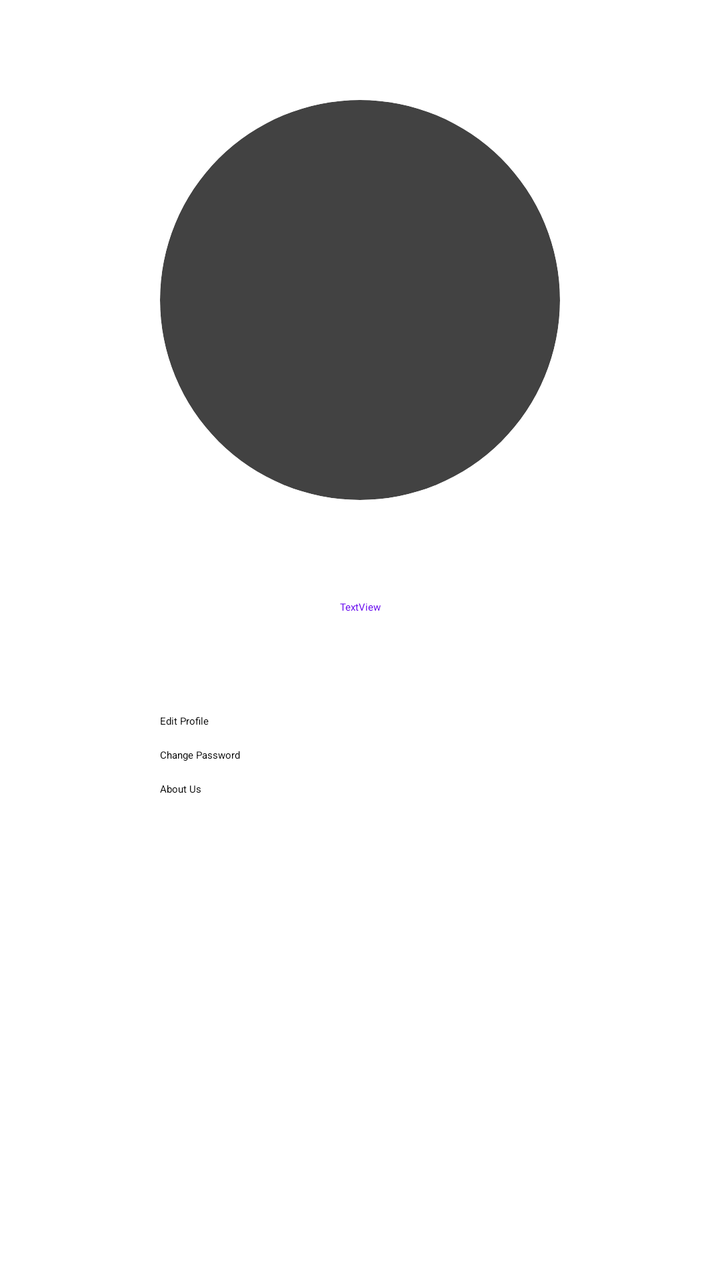
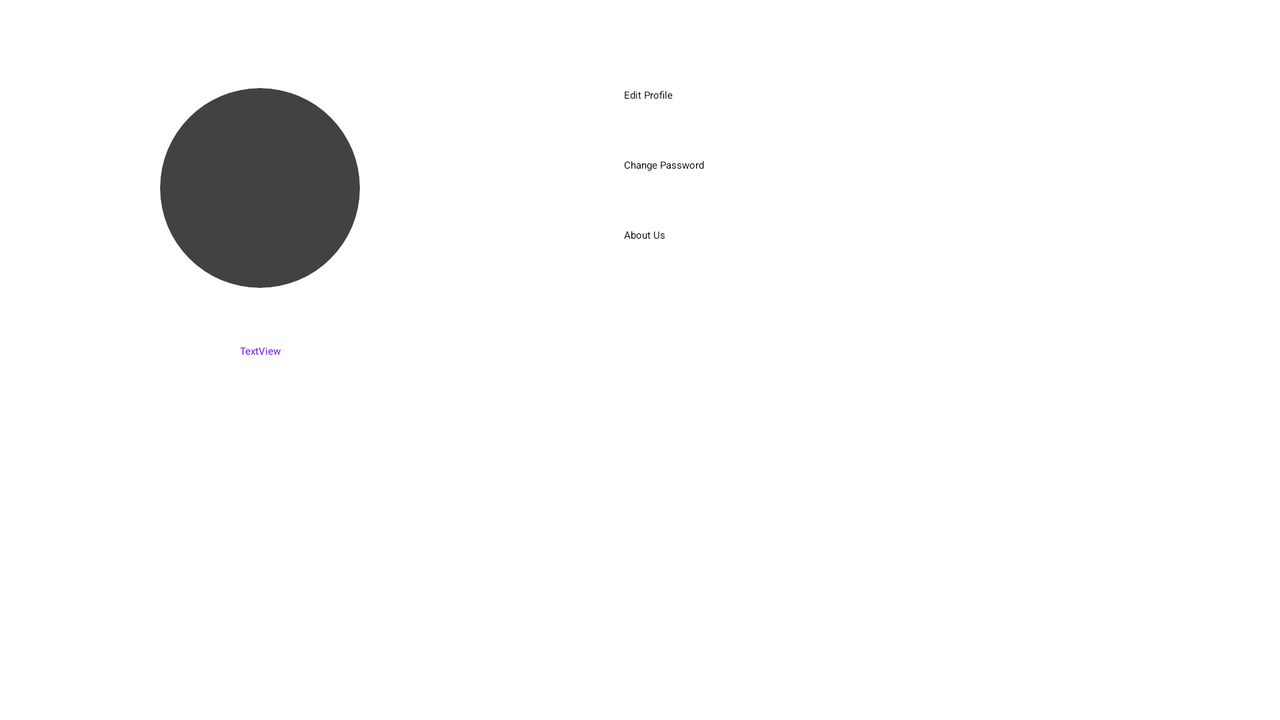

Two renders of one Android screen. The first uses the default layout on a phone; the second uses the alternative layout the repository ships for a different screen configuration, on a matching device. The two XML files are below.
<!-- AndroidManifest.xml: application theme Theme.Eurisko_Challenge -->
<!-- res/layout/fragment_more.xml -->
<?xml version="1.0" encoding="utf-8"?>
<FrameLayout xmlns:android="http://schemas.android.com/apk/res/android"
    xmlns:app="http://schemas.android.com/apk/res-auto"
    xmlns:tools="http://schemas.android.com/tools"
    android:layout_width="match_parent"
    android:layout_height="match_parent"
    android:background="@color/white"
    tools:context=".Fragments.MoreFragment">

    


    <LinearLayout
        android:layout_width="match_parent"
        android:layout_height="match_parent"
        android:orientation="vertical">

        <androidx.cardview.widget.CardView
            android:layout_width="match_parent"
            android:layout_height="wrap_content"
            app:cardCornerRadius="150dp"
            android:layout_marginStart="80dp"
            android:layout_marginTop="50dp"
            android:layout_marginEnd="80dp">

            <ImageView
                android:id="@+id/profileImage"
                android:layout_width="match_parent"
                android:layout_height="200dp"
                android:scaleType="fitXY"
                android:src="@drawable/ic_user" />
        </androidx.cardview.widget.CardView>

        <TextView
            android:id="@+id/userinfo"
            android:layout_width="match_parent"
            android:layout_height="wrap_content"
            android:layout_marginStart="80dp"
            android:layout_marginTop="50dp"
            android:layout_marginEnd="80dp"
            android:fontFamily="@font/poppinsmedium"
            android:text="TextView"
            android:textAlignment="center"
            android:textColor="@color/purple_500" />

        <Button
            android:id="@+id/editProfileBtn"
            android:layout_width="match_parent"
            android:layout_height="wrap_content"
            android:layout_marginStart="80dp"
            android:layout_marginTop="50dp"
            android:layout_marginEnd="80dp"
            android:text="Edit Profile"/>
        <Button
            android:id="@+id/changePassBtn"
            android:layout_width="match_parent"
            android:layout_height="wrap_content"
            android:layout_marginStart="80dp"
            android:layout_marginTop="10dp"
            android:layout_marginEnd="80dp"
            android:text="Change Password"/>
        <Button
            android:id="@+id/aboutUsBtn"
            android:layout_width="match_parent"
            android:layout_height="wrap_content"
            android:layout_marginStart="80dp"
            android:layout_marginTop="10dp"
            android:layout_marginEnd="80dp"
            android:text="About Us"/>


    </LinearLayout>
</FrameLayout>
<!-- resources referenced by this layout -->
<resources>
  <color name="purple_500">#FF6200EE</color>
  <color name="white">#FFFFFFFF</color>
  <style name="Theme.Eurisko_Challenge" parent="Theme.MaterialComponents.DayNight.DarkActionBar">
          
          <item name="colorPrimary">@color/purple_200</item>
          <item name="colorPrimaryVariant">@color/purple_700</item>
          <item name="colorOnPrimary">@color/black</item>
          
          <item name="colorSecondary">@color/teal_200</item>
          <item name="colorSecondaryVariant">@color/teal_200</item>
          <item name="colorOnSecondary">@color/black</item>
          
          <item name="android:statusBarColor" tools:targetApi="l">?attr/colorPrimaryVariant</item>
          
      </style>
  <color name="purple_200">#FFBB86FC</color>
  <color name="purple_700">#FF3700B3</color>
  <color name="black">#FF000000</color>
  <color name="teal_200">#FF03DAC5</color>
</resources>
<!-- res/layout-land/fragment_more.xml (the repository's variant of the layout above) -->
<!-- drawn on the phone turned sideways -->
<?xml version="1.0" encoding="utf-8"?>
<androidx.constraintlayout.widget.ConstraintLayout xmlns:android="http://schemas.android.com/apk/res/android"
    xmlns:app="http://schemas.android.com/apk/res-auto"
    xmlns:tools="http://schemas.android.com/tools"
    android:layout_width="match_parent"
    android:layout_height="match_parent"
    android:background="@color/white"
    tools:context=".Fragments.MoreFragment">

    

    <androidx.cardview.widget.CardView
        android:id="@+id/cardView"
        android:layout_width="100dp"
        android:layout_height="100dp"
        app:cardCornerRadius="150dp"
        android:layout_marginStart="80dp"
        android:layout_marginTop="44dp"
        android:layout_marginEnd="400dp"
        app:layout_constraintStart_toStartOf="parent"
        app:layout_constraintTop_toTopOf="parent">

        <ImageView
            android:id="@+id/profileImage"
            android:layout_width="match_parent"
            android:layout_height="match_parent"
            android:scaleType="fitXY"
            android:src="@drawable/ic_user" />
    </androidx.cardview.widget.CardView>


    <TextView
        android:id="@+id/userinfo"
        android:layout_width="100dp"
        android:layout_height="wrap_content"
        android:layout_marginStart="80dp"
        android:layout_marginTop="28dp"
        android:fontFamily="@font/poppinsmedium"
        android:text="TextView"
        android:textAlignment="center"
        android:textColor="@color/purple_500"
        app:layout_constraintStart_toStartOf="parent"
        app:layout_constraintTop_toBottomOf="@+id/cardView" />

    <Button
        android:id="@+id/editProfileBtn"
        android:layout_width="190dp"
        android:layout_height="wrap_content"
        android:layout_marginStart="132dp"
        android:layout_marginTop="44dp"
        android:text="Edit Profile"
        app:layout_constraintStart_toEndOf="@+id/cardView"
        app:layout_constraintTop_toTopOf="parent" />

    <Button
        android:id="@+id/changePassBtn"
        android:layout_width="190dp"
        android:layout_height="wrap_content"
        android:layout_marginStart="132dp"
        android:layout_marginTop="28dp"
        android:text="Change Password"
        app:layout_constraintStart_toEndOf="@+id/cardView"
        app:layout_constraintTop_toBottomOf="@+id/editProfileBtn" />

    <Button
        android:id="@+id/aboutUsBtn"
        android:layout_width="190dp"
        android:layout_height="wrap_content"
        android:layout_marginStart="132dp"
        android:layout_marginTop="28dp"
        android:text="About Us"
        app:layout_constraintStart_toEndOf="@+id/cardView"
        app:layout_constraintTop_toBottomOf="@+id/changePassBtn" />
</androidx.constraintlayout.widget.ConstraintLayout>
